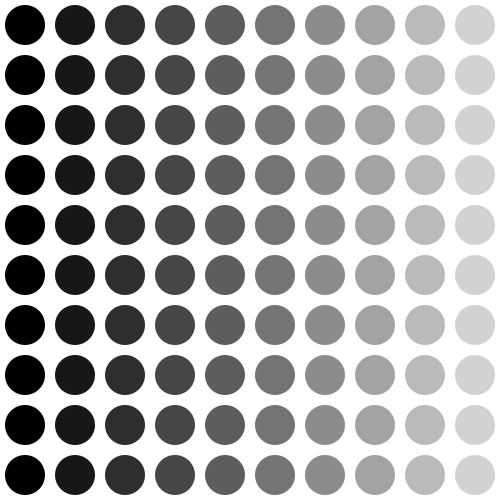
Frame 1 (no input)
Frame 60 (the mouse pressed at the canvas centre just before this capture): identical to frame 1, image omitted
Frame 120 (the mouse held since frame 60 and released just before this capture): identical to frame 1, image omitted

The Processing sketch that drew this single still picture (run headless with seeded random() and noise(); from frame 60 on, the mouse is pressed at the canvas centre):

// Processing sketch: sketch_1107codechallenge4
// ── sketch_1107codechallenge4.pde
int radius = 20;

void setup() {
  size(500, 500);
  ellipseMode(RADIUS);
  noStroke();
  fill(0);

}

void draw() {
  background(255);
  for (int i = 0; i < 10; i++) {
    for (int j =0; j < 10; j++){
    int x = i * 50 + 25;
    int y = j*50 +25;
    
    //map(i,0,9,0,210);
    fill(map(i,0,9,0,210));
    ellipse(x, y, radius, radius);
    
   
    
    }
  }
}
